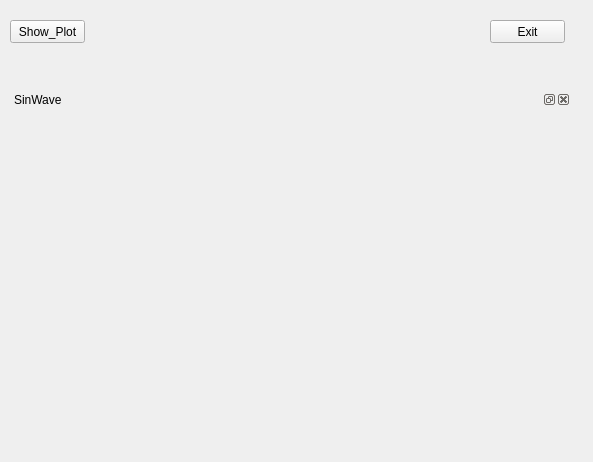
<?xml version="1.0" encoding="UTF-8"?>
<ui version="4.0">
 <class>Form</class>
 <widget class="QWidget" name="Form">
  <property name="geometry">
   <rect>
    <x>0</x>
    <y>0</y>
    <width>593</width>
    <height>462</height>
   </rect>
  </property>
  <property name="windowTitle">
   <string>Form</string>
  </property>
  <widget class="QPushButton" name="pushButton">
   <property name="geometry">
    <rect>
     <x>10</x>
     <y>20</y>
     <width>75</width>
     <height>23</height>
    </rect>
   </property>
   <property name="text">
    <string>Show_Plot</string>
   </property>
  </widget>
  <widget class="QPushButton" name="pushButton_2">
   <property name="geometry">
    <rect>
     <x>490</x>
     <y>20</y>
     <width>75</width>
     <height>23</height>
    </rect>
   </property>
   <property name="text">
    <string>Exit</string>
   </property>
  </widget>
  <widget class="QSplitter" name="splitter">
   <property name="geometry">
    <rect>
     <x>10</x>
     <y>90</y>
     <width>561</width>
     <height>141</height>
    </rect>
   </property>
   <property name="orientation">
    <enum>Qt::Vertical</enum>
   </property>
   <widget class="QDockWidget" name="dockWidget">
    <property name="acceptDrops">
     <bool>true</bool>
    </property>
    <property name="layoutDirection">
     <enum>Qt::LeftToRight</enum>
    </property>
    <property name="autoFillBackground">
     <bool>true</bool>
    </property>
    <property name="floating">
     <bool>false</bool>
    </property>
    <property name="windowTitle">
     <string>SinWave</string>
    </property>
    <widget class="QWidget" name="dockWidgetContents"/>
   </widget>
  </widget>
 </widget>
 <resources/>
 <connections/>
</ui>
